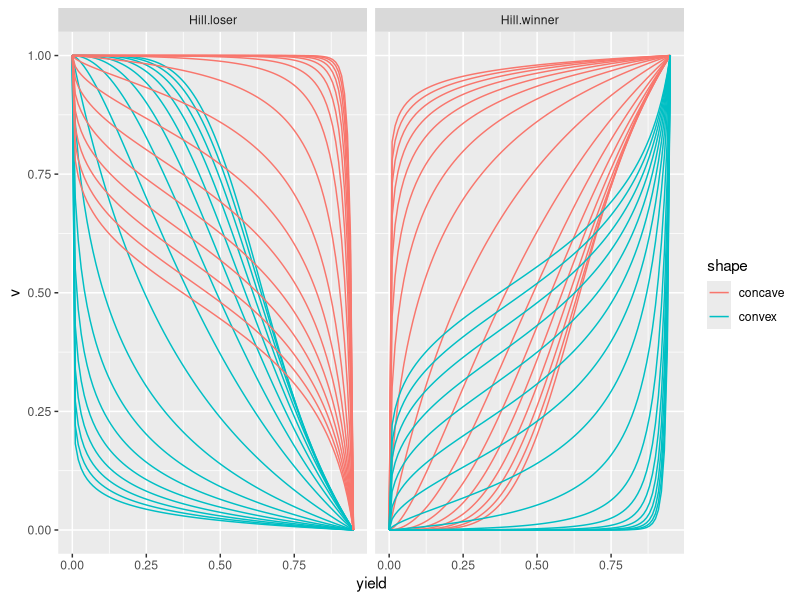
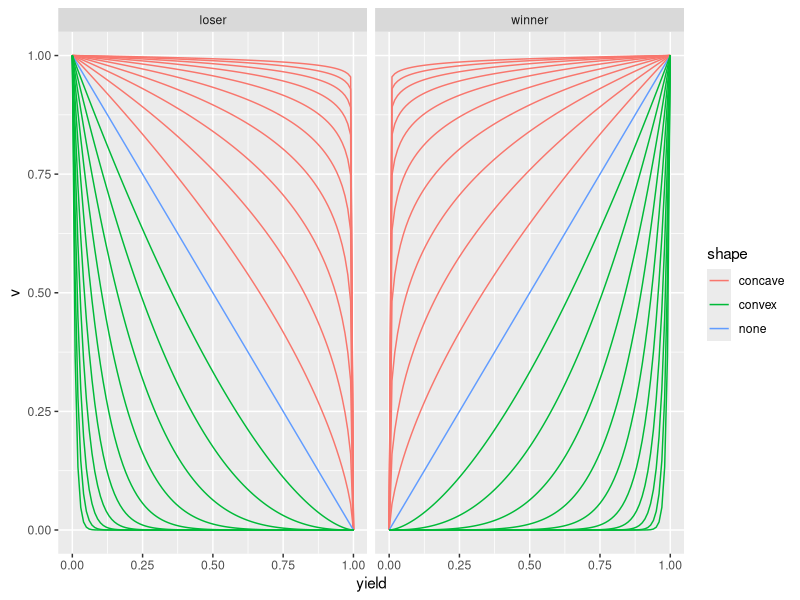
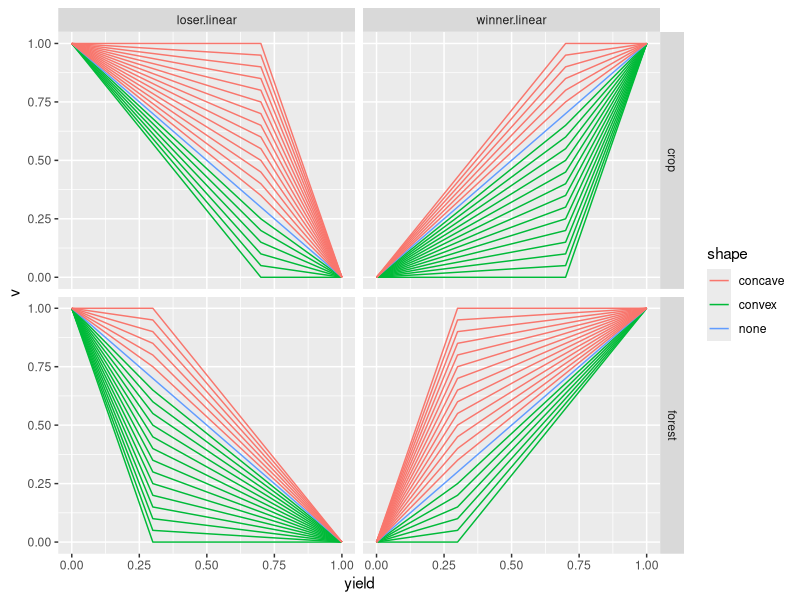
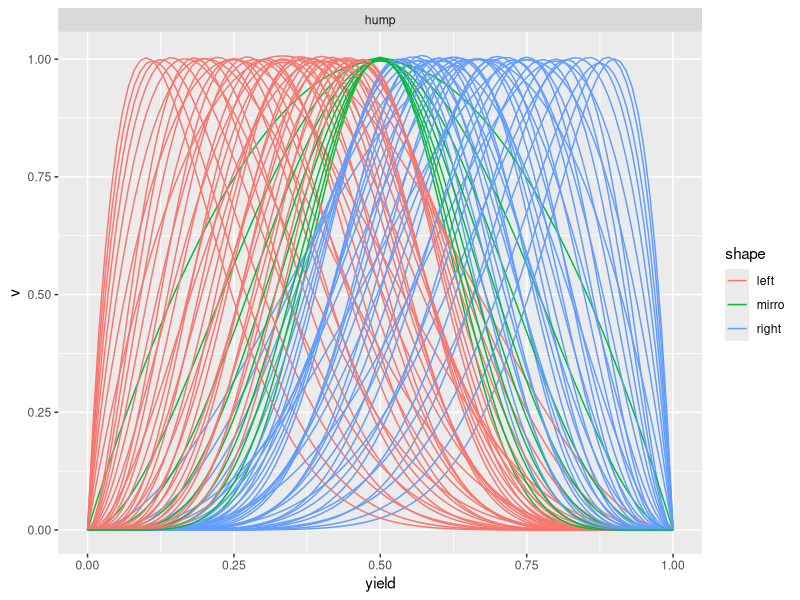
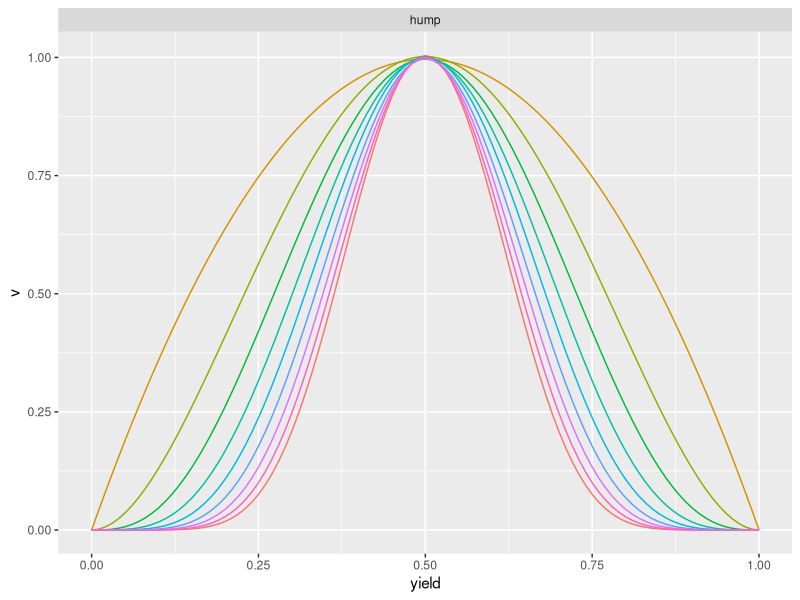

These charts were generated, in order, by the following R code:
library(ggplot2)
library(data.table)
# setwd("C:/Users/qiaoh/GIT/LSS_Project/lss")

yield.function<-function(type="loser"){
  
  if (type=="Hill.loser"){
    f<-function(yield=0, parameters=list("alpha"=0.3, "beta"=1)){
      alpha<-parameters[["alpha"]]
      beta<-parameters[["beta"]]
      if (alpha==0){
        yield<-yield*2
        v<-(yield^beta)/(beta+yield^beta)
        v<-v/max(v)
        v[is.nan(v)]<-0
        1-v
      }else{
        yield<-yield
        v<-((yield * beta)/(1-yield))^(1/beta)
        v<-v/max(v)
        v[is.nan(v)]<-0
        1-v
      }
    }
  }
  
  if (type=="Hill.winner"){
    f<-function(yield=0, parameters=list("alpha"=0.3, "beta"=1)){
      alpha<-parameters[["alpha"]]
      beta<-parameters[["beta"]]
      
      if (alpha==0){
        yield<-yield*2
        v<-(yield^beta)/(beta+yield^beta)
        v<-v/max(v)
        v[is.nan(v)]<-0
        v
      }else{
        yield<-yield
        v<-((yield * beta)/(1-yield))^(1/beta)
        v<-v/max(v)
        v[is.nan(v)]<-0
        v
      }
    }
  }
  
  #a is seq(0.1, 10, by=0.1)
  if (type=="loser"){
    f<-function(yield=0, parameters=list("a"=1)){
      yield<-yield
      (-yield+1)^parameters[["a"]]
    }
  }
  
 
  if (type=="loser.linear"){
    f<-function(yield=0, parameters=list("alpha"=0.3, "beta"=1)){
      alpha<-parameters[["alpha"]]
      beta<-parameters[["beta"]]
      yield_df<-data.table(yield=yield)
      yield_df$f<-ifelse(yield<=alpha, 1, 2)
      b1<-1
      a1<-(beta-1)/alpha
      a2<-beta/(alpha-1)
      b2<-a2*-1
      yield_df$v<-a1 * yield_df$yield +b1
      yield_df[f==2]$v<-a2 * yield_df[f==2]$yield +b2
      yield_df$v
    }
  }
  
  if (type=="winner.linear"){
    f<-function(yield=0, parameters=list("alpha"=0.3, "beta"=1)){
      alpha<-parameters[["alpha"]]
      beta<-parameters[["beta"]]
      yield_df<-data.table(yield=yield)
      yield_df$f<-ifelse(yield<=alpha, 1, 2)
      b1<-0
      a1<-beta/alpha
      
      b2<-(alpha-beta)/(alpha-1)
      a2<-1-b2
      yield_df$v<-a1 * yield_df$yield +b1
      yield_df[f==2]$v<-a2 * yield_df[f==2]$yield +b2
      yield_df$v
    }
  }
  
  if (type=="winner"){
    f<-function(yield=0, parameters=list("a"=1)){
      yield^parameters[["a"]]
    }
  }
  
  if (type=="hump"){
    f<-function(yield=0,
                parameters=list("alpha"=2, "beta"=10)){
      alpha<-parameters[["alpha"]]
      beta<-parameters[["beta"]]
      max<-rbeta(10e5, alpha, beta)
      max<-max(density(max)$y)
      dbeta(yield,
            shape1=alpha,
            shape2=beta)/max
    }
  }  
  f
}

#need a better scale
alpha<-c(0,1)
a<-8
#alpha<-c(1/alpha, alpha)
beta<-seq(1, 5, by=0.5)
beta<-c(1/beta, beta)
yield<-seq(0, 0.95, by=0.01)
type<-c("Hill.loser", "Hill.winner")
coms<-data.table(expand.grid(alpha=alpha, 
                             beta=beta,
                             type=type))
all_curves<-list()
for (i in c(1:nrow(coms))){
  f<-yield.function(type=coms[i]$type)
  lines<-data.table(yield=yield, 
                    v=f(yield, parameters=list(
                      "alpha"=coms[i]$alpha,
                      "beta"=coms[i]$beta)),
                    alpha=coms[i]$alpha,
                    beta=coms[i]$beta,
                    type=coms[i]$type)
  all_curves[[i]]<-lines
}
all_curves<-rbindlist(all_curves)
all_curves$shape<-"none"
all_curves[alpha==0 & type=="Hill.loser"]$shape<-"convex"
all_curves[alpha==1 & type=="Hill.loser"]$shape<-"concave"
all_curves[alpha==0 & type=="Hill.winner"]$shape<-"concave"
all_curves[alpha==1 & type=="Hill.winner"]$shape<-"convex"

all_curves$label<-paste(all_curves$alpha, all_curves$beta)

ggplot(all_curves)+geom_line(aes(x=yield, y=v, group=label, color=shape))+
  facet_wrap(~type)

#need a better scale
a<-10^seq(0, 2, 0.2)
a<-c(1/a, a)
yield<-seq(0, 1, by=0.01)
type<-c("loser", "winner")
coms<-data.table(expand.grid(a=a, type=type))
all_curves<-list()
for (i in c(1:nrow(coms))){
  f<-yield.function(type=coms[i]$type)
  lines<-data.table(yield=yield, 
                    v=f(yield, parameters=list("a"=coms[i]$a)),
                    a=coms[i]$a,
                    type=coms[i]$type)
  all_curves[[i]]<-lines
}
all_curves<-rbindlist(all_curves)
all_curves$shape<-"none"
all_curves[a>1]$shape<-"convex"
all_curves[a<1]$shape<-"concave"
ggplot(all_curves)+geom_line(aes(x=yield, y=v, group=a, color=shape))+
  facet_wrap(~type)




#
alpha<-c(0.30, 0.70)
beta<-seq(0, 1, by=0.05)
yield<-seq(0, 1, by=0.01)
type<-c("loser.linear", "winner.linear")
coms<-data.table(expand.grid(alpha=alpha, 
                             beta=beta,
                             type=type))
all_curves<-list()
for (i in c(1:nrow(coms))){
  f<-yield.function(type=coms[i]$type)
  lines<-data.table(yield=yield, 
                    v=f(yield, parameters=list("alpha"=coms[i]$alpha,
                                               "beta"=coms[i]$beta)),
                    alpha=coms[i]$alpha,
                    beta=coms[i]$beta,
                    type=coms[i]$type)
  all_curves[[i]]<-lines
}
all_curves<-rbindlist(all_curves)
all_curves$shape<-"none"
all_curves[(alpha+beta)<1 & type=="loser.linear"]$shape<-"convex"
all_curves[(alpha+beta)>1 & type=="loser.linear"]$shape<-"concave"
all_curves[(alpha>beta) & type=="winner.linear"]$shape<-"convex"
all_curves[(alpha<beta) & type=="winner.linear"]$shape<-"concave"
all_curves[round(alpha*100)==round(beta*100) & type=="winner.linear"]$shape<-"none"

all_curves$sub.type<-"forest"
all_curves[alpha==0.7]$sub.type<-"crop"
all_curves$label<-paste(all_curves$alpha, all_curves$beta)
ggplot(all_curves)+geom_line(aes(x=yield, y=v, group=label, color=shape))+
  facet_grid(sub.type~type)

alpha<-c(2:10)
beta<-c(2:10)
alpha_beta<-data.table(expand.grid(alpha=alpha, beta=beta))

type<-"hump"
f<-yield.function(type=type)
all_curves<-list()
for (i in c(1:nrow(alpha_beta))){
  print(paste(i, nrow(alpha_beta)))
  lines<-data.table(yield=yield, 
                    v=f(yield,
                    parameters=list(
                      "alpha"=alpha_beta[i]$alpha,
                      "beta"=alpha_beta[i]$beta)),
                    alpha=alpha_beta[i]$alpha,
                    beta=alpha_beta[i]$beta,
                    type=type)
  all_curves[[i]]<-lines
}

all_curves<-rbindlist(all_curves)
all_curves$label<-paste(all_curves$alpha, all_curves$beta)
all_curves$shape<-"mirro"
all_curves[alpha>beta]$shape<-"right"
all_curves[alpha<beta]$shape<-"left"


ggplot(all_curves)+geom_line(aes(x=yield, y=v, group=label, color=shape))+
  facet_wrap(~type)#+
  #theme(legend.position = "none")

ggplot(all_curves[alpha==beta])+geom_line(aes(x=yield, y=v, color=label))+
  facet_wrap(~type)+
  theme(legend.position = "none")


f<-expression(y=x^exp(1))
df1<-deriv(f, "x", function.arg = T)
df2<-deriv3(f, "x", function.arg = T)
x<-seq(0, 1, by=0.1)
df1(x)

df2(x)
